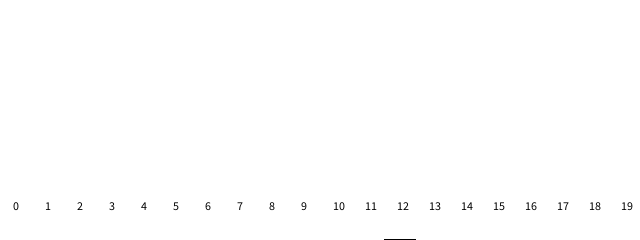
Frame 1 (no input)
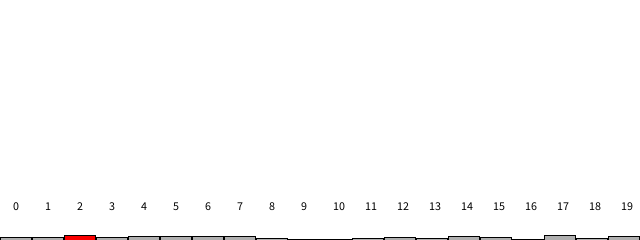
Frame 60 (the mouse pressed at the canvas centre just before this capture)
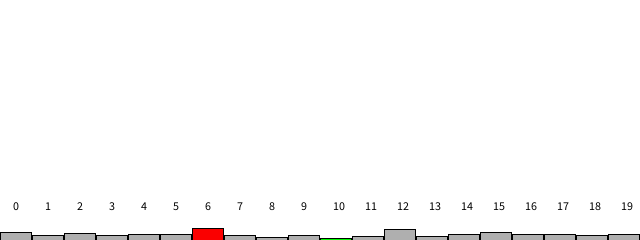
Frame 120 (the mouse held since frame 60 and released just before this capture)

The Processing sketch that drew these frames (run headless with seeded random() and noise(); from frame 60 on, the mouse is pressed at the canvas centre):

// Processing sketch: sketch_RandomNumberDistribution
// ── sketch_RandomNumberDistribution.pde
int[] randomCounts;

void setup() {
  size(640, 240);
  randomCounts = new int[20];
}

void draw() {
  background(255);

  int index = int(random(randomCounts.length));

  randomCounts[index]++;
  stroke(0);
  fill(175);
  int w = width/randomCounts.length;

  int maxValue = 0;
  int minValue = height+1;
  int maxIndex = -1;
  int minIndex = -1;
    for (int x = 0; x < randomCounts.length; x++) { 
    if (randomCounts[x] > maxValue) {
      maxValue = randomCounts[x];
      maxIndex = x;
    }
    if (randomCounts[x] < minValue) {
      minValue = randomCounts[x];
      minIndex = x;
    }
  }

  index = int(random(randomCounts.length));
  for (int x = 0; x < randomCounts.length; x++) { 
    if (x == maxIndex) {
      fill(250, 0, 0);
    } else if (x == minIndex) {
      fill(0, 250, 0);
    } else {
      fill(175);
    }  
    rect(x*w, height-randomCounts[x], w-1, randomCounts[x]);
    fill(0);
    text(x, x*w + w/2.5, height-30);
  }
}
